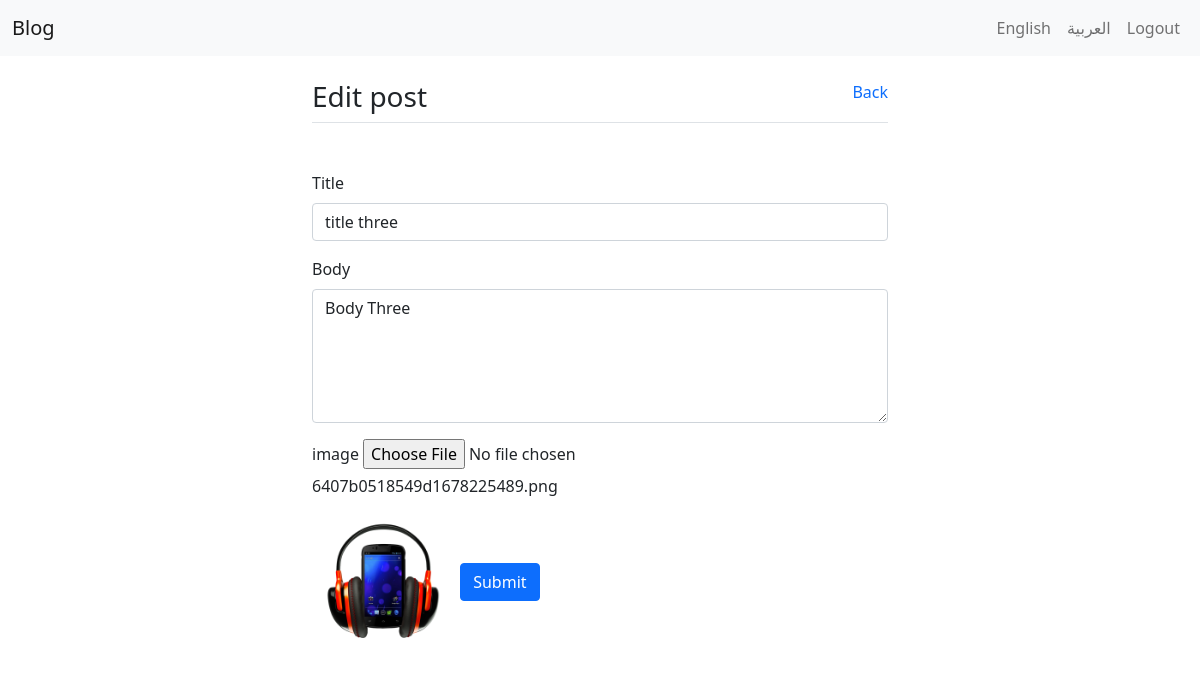
Screenshot of /edit-post.php?id=16 (signed in) with the database file from the repository.
### tables this page shows
CREATE TABLE `posts` (
  `id` int(10) UNSIGNED NOT NULL,
  `title` varchar(255) NOT NULL,
  `image` varchar(255) DEFAULT NULL,
  `body` text NOT NULL,
  `user_id` int(10) UNSIGNED NOT NULL,
  `created_at` datetime NOT NULL DEFAULT current_timestamp()
);

### inc/message_en.php (called while the page is built)
<?php
$msg=[
    "dir" => "ltr",
    "Blog"=>"Blog",
    "All posts" =>"All posts",
    "Add new post"=>"Add new post",
    "Title"=>"Title",
    "Published At"=>"Published At",
    "Actions"=>"Actions",
    "Show"=>"Show",
    "Edit"=>"Edit",
    "Delete"=>"Delete",
    "Previous"=>"Previous",
    "Next"=>"Next",
    "Logout"=>"Logout",
    "Back"=>"Back",
    "Edit post"=>"Edit post",
    "Body"=>"Body",
    "Submit"=>"Submit",
    "image"=>"image",
    "Login"=>"Login",
    "do you really want to delete post?" => "do you really want to delete post?",
    "Email"=>"Email",
    "Password"=>"Password",
];
?>

### edit-post.php (the view, shortened to what this page needs)
<?php require_once('inc/header.php'); ?>
<?php require_once('inc/navbar.php'); ?>
<div class="container-fluid pt-4">
    <div class="row">
        <div class="col-md-6 offset-md-3">
            <div class="d-flex justify-content-between border-bottom mb-5">
                <div>
                    <h3><?php echo $msg['Edit post'];?></h3>
                </div>
                <div>
                    <a href="index.php" class="text-decoration-none"><?php echo $msg['Back'];?></a>
                </div>
            </div>
            <form method="POST" action="handle/update-post.php?id=<?php echo $_GET['id']?>" enctype="multipart/form-data">
            <?php
            if(isset($_GET['id'])){
                $id= $_GET['id'];
                $query="select * from posts where id=$id";
                $runQuery=mysqli_query($conn,$query);
                if(mysqli_num_rows($runQuery)==1){
                    $post = mysqli_fetch_assoc($runQuery);
                    $title=$post['title'];
                    $body=$post['body'];
                    $image=$post['image'];
                }else{
                    $_SESSION['errors']=["post not found"];
                }
            }else{
                header("location:index.php");
            }
            ?>
                <div class="mb-3">
                    <label for="title" class="form-label"><?php echo $msg['Title'];?></label>
                    <input type="text" class="form-control" id="title" name="title" value="<?php echo $title?>">
                </div>
                <div class="mb-3">
                    <label for="body" class="form-label"><?php echo $msg['Body'];?></label>
                    <textarea class="form-control" id="body" name="body" rows="5"><?php echo $body ?></textarea>
                </div>
                <div class="mb-3">
                    <label for="body" class="form-label"><?php echo $msg['image'];?></label>
                    <input type="file" class="form-control-file" id="image" name="image" ><?php echo $image ?>
                </div>
                <img src="uploads/<?php echo $image;?>" alt="" srcset="" class="w-25">
                <button type="submit" class="btn btn-primary" name="submit"><?php echo $msg['Submit'];?></button>
            </form>
        </div>
    </div>
</div>
<?php require('inc/footer.php'); ?>

### rows the page displays
posts: title "title three", body "Body Three", image "6407b0518549d1678225489.png", image (picture)

### other values shown
$msg['Blog'] "Blog"
$msg['Logout'] "Logout"
$msg['Edit post'] "Edit post"
$msg['Back'] "Back"
$msg['Title'] "Title"
$msg['Body'] "Body"
$msg['image'] "image"
$msg['Submit'] "Submit"
